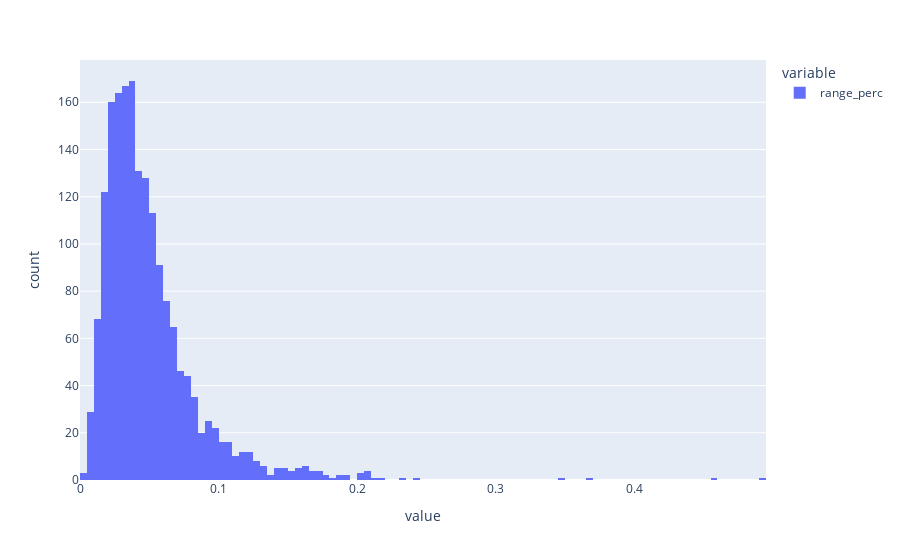

Write notebook code for a chart like this one.
### Code cell
px.histogram(df_btc_1d['range_perc'])

### Figure 1 — Plotly figure (JSON) as saved in the notebook; plotly's stock layout.template omitted (floating-point values rounded to 4 significant figures; data arrays with more than 128 entries replaced by an {"elided": "..."} marker saying what was removed)
{"data": [{"alignmentgroup": "True", "bingroup": "x", "hovertemplate": "variable=range_perc<br>value=%{x}<br>count=%{y}<extra></extra>", "legendgroup": "range_perc", "marker": {"color": "#636efa", "pattern": {"shape": ""}}, "name": "range_perc", "offsetgroup": "range_perc", "orientation": "v", "showlegend": true, "type": "histogram", "x": {"elided": "1815 float values"}, "xaxis": "x", "yaxis": "y"}], "layout": {"autosize": true, "barmode": "relative", "legend": {"title": {"text": "variable"}, "tracegroupgap": 0}, "margin": {"t": 60}, "xaxis": {"anchor": "y", "autorange": true, "domain": [0, 1], "range": [2.559e-17, 0.495], "title": {"text": "value"}, "type": "linear"}, "yaxis": {"anchor": "x", "autorange": true, "domain": [0, 1], "range": [0, 177.9], "title": {"text": "count"}}}}
